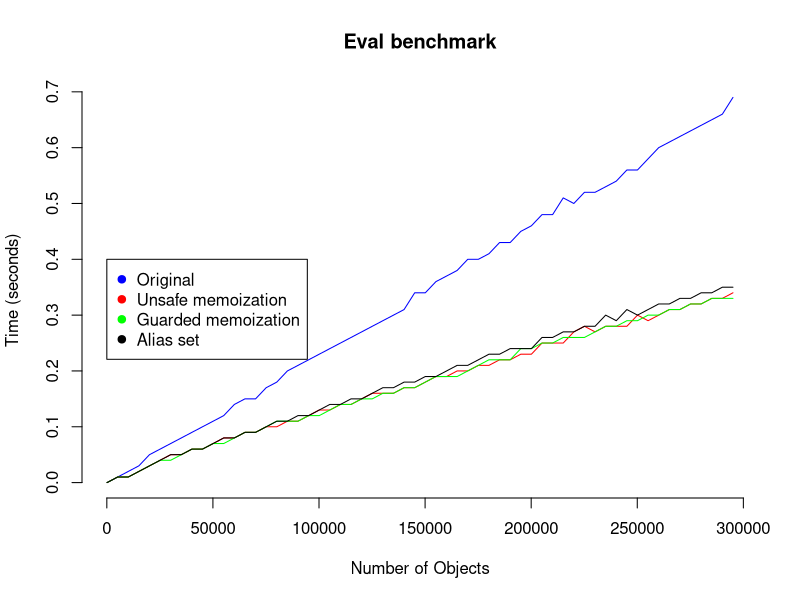
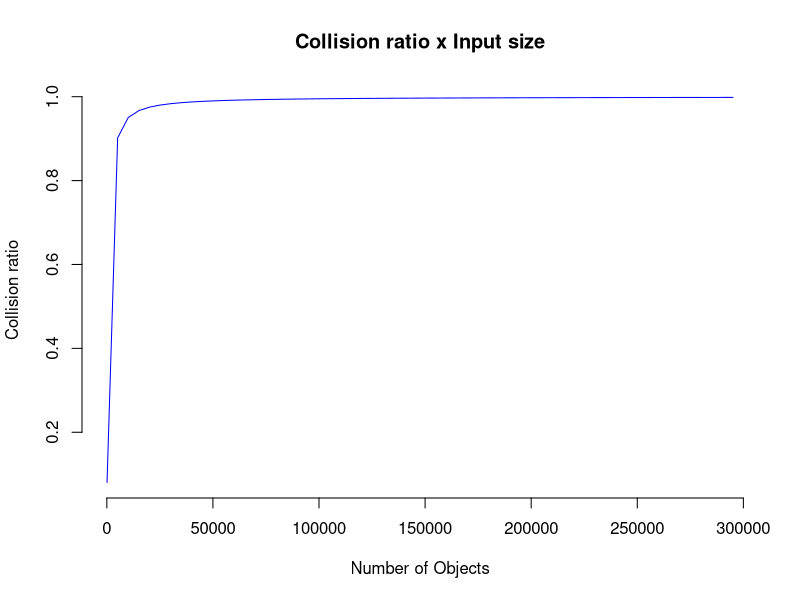

Write the R code that produced these figures, in order.
f1 <- read.csv(file = "csv/original.csv")
f2 <- read.csv(file = "csv/unsafe-memo.csv")
f3 <- read.csv(file = "csv/guarded.csv")
f4 <- read.csv(file = "csv/alias-set.csv")
f5 <- read.csv(file = "csv/collisions.csv")

plot(f1$n, f1$time, main = "Eval benchmark", xlab = "Number of Objects", ylab = "Time (seconds)", type = "l", frame = FALSE, col = "blue")
lines(f2$n, f2$time, col = "red", type = "l")
lines(f3$n, f3$time, col = "green", type = "l")
lines(f4$n, f4$time, col = "black", type = "l")


legend(0, 0.4, legend=c("Original", "Unsafe memoization", "Guarded memoization", "Alias set"), pch=c(19, 19, 19, 19), col=c("blue", "red", "green", "black"))


plot(f1$n, f5$collisions / f1$n , main = "Collision ratio x Input size", xlab = "Number of Objects", ylab = "Collision ratio", type = "l", frame = FALSE, col = "blue")
